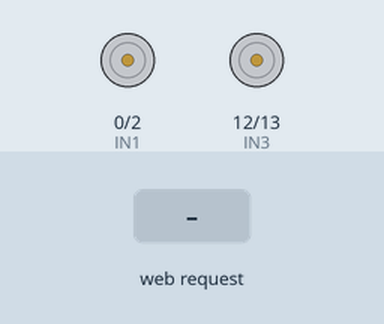
The sketch below on a simulated ESP8266 (NodeMCU). Shown: motor-driver pin pairs drawn as motors (green arrow = first pin HIGH = forward, orange = second pin HIGH = backward, longer = more drive, scaled by the enable pin). The test bench sets the inputs (shaded band). WiFi joins after 1.5 s; servers stay silent unless stated; what the sketch prints to the serial monitor is not drawn.

Above: at 2.7 s.
2.8 s: HTTP request GET /w received
At 4.6 s:
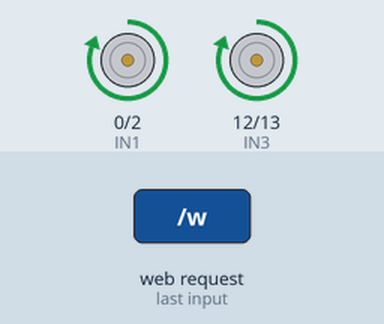
5.8 s: HTTP request GET /s received
At 7.2 s:
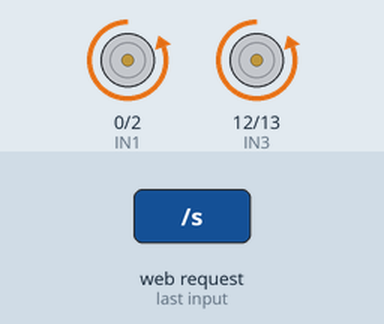
8.8 s: HTTP request GET /a received
At 10.6 s:
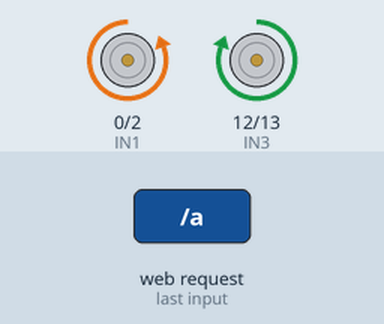
11.8 s: HTTP request GET /d received
At 13.6 s:
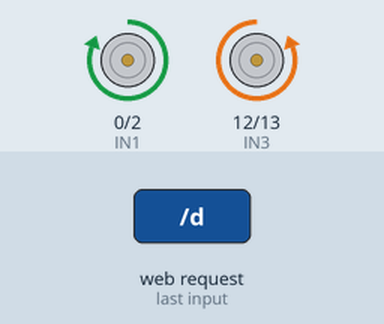
Timing chart, 0 to 15.3 s (numbered marks = the images above; inputs shaded):
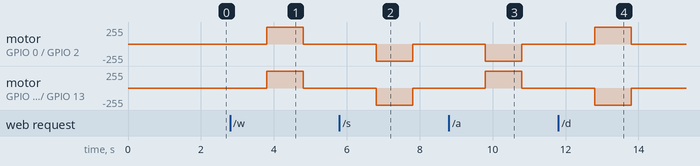

The sketch:

car.ino
```cpp
#include <ESP8266WiFi.h>

const char* ssid = "Honor 10";
const char* password = "password";

WiFiServer server(80);

int ENA = 4;
int ENB = 14;
int IN1 = 0;
int IN2 = 2;
int IN3 = 12;
int IN4 = 13;

void setup() {
  Serial.begin(9600);
  delay(10);

  pinMode(ENA, OUTPUT);
  pinMode(ENB, OUTPUT);
  pinMode(IN1, OUTPUT);
  pinMode(IN2, OUTPUT);
  pinMode(IN3, OUTPUT);
  pinMode(IN4, OUTPUT);

  Serial.println();
  Serial.println();
  Serial.print("Connecting to ");
  Serial.println(ssid);

  WiFi.begin(ssid, password);

  while (WiFi.status() != WL_CONNECTED) {
    delay(500);
    Serial.print(".");
  }

  Serial.println("");
  Serial.println("WiFi connected");

  server.begin();
  Serial.println("Server started");

  Serial.print("Use this URL to connect: ");
  Serial.print("http://");
  Serial.print(WiFi.localIP());
  Serial.println("/");

}

void left() {

  digitalWrite(ENA, HIGH);
  digitalWrite(ENB, HIGH);
  digitalWrite(IN1, LOW);
  digitalWrite(IN3, HIGH);
  digitalWrite(IN2, HIGH);
  digitalWrite(IN4, LOW);

  delay(1000);

  digitalWrite(IN1, LOW);
  digitalWrite(IN2, LOW);
  digitalWrite(IN3, LOW);
  digitalWrite(IN4, LOW);

}

void back() {

  digitalWrite(ENA, HIGH);
  digitalWrite(ENB, HIGH);
  digitalWrite(IN1, LOW);
  digitalWrite(IN3, LOW);
  digitalWrite(IN2, HIGH);
  digitalWrite(IN4, HIGH);

  delay(1000);

  digitalWrite(IN1, LOW);
  digitalWrite(IN2, LOW);
  digitalWrite(IN3, LOW);
  digitalWrite(IN4, LOW);

}

void forward() {

  digitalWrite(ENA, HIGH);
  digitalWrite(ENB, HIGH);
  digitalWrite(IN1, HIGH);
  digitalWrite(IN3, HIGH);
  digitalWrite(IN2, LOW);
  digitalWrite(IN4, LOW);

  delay(1000);

  digitalWrite(IN1, LOW);
  digitalWrite(IN2, LOW);
  digitalWrite(IN3, LOW);
  digitalWrite(IN4, LOW);

}

void right() {

  digitalWrite(ENA, HIGH);
  digitalWrite(ENB, HIGH);
  digitalWrite(IN1, HIGH);
  digitalWrite(IN3, LOW);
  digitalWrite(IN2, LOW);
  digitalWrite(IN4, HIGH);

  delay(1000);

  digitalWrite(IN1, LOW);
  digitalWrite(IN2, LOW);
  digitalWrite(IN3, LOW);
  digitalWrite(IN4, LOW);

}

void loop() {
 WiFiClient client = server.available();
 if (!client) {
  return;
 }

 Serial.println("new client");
 while(!client.available()){
  delay(1);
 }

 String request = client.readStringUntil('r');
 Serial.println(request);
 client.flush();

 if (request.indexOf("/w") != -1) {
    forward();
 }

 if (request.indexOf("/s") != -1) {
    back();
 }

 if (request.indexOf("/a") != -1) {
    left();
 }

 if (request.indexOf("/d") != -1) {
    right();
 }

 client.println("HTTP/1.1 200 OK");
 client.println("Content-Type: text/html");
 client.println("");
 client.println("<!DOCTYPE HTML>");
 client.println("<html>");
 client.println("<br><br>");
 client.println("<a href=\"/w\"\"><button>Forward</button></a>");
 client.println("<a href=\"/s\"\"><button>Back</button></a><br />");
 client.println("<a href=\"/a\"\"><button>Left</button></a><br />");
 client.println("<a href=\"/d\"\"><button>Right</button></a><br />");
 client.println("</html>");

 delay(1);
 Serial.println("Client disonnected");
 Serial.println("");
}
```

Measured:
- after the input at 2.8 s, motor on GPIO 0 (IN1) / GPIO 2 (IN2), motor on GPIO 12 (IN3) / GPIO 13 (IN4): stopped → forward 255/255 after 1.0 s, → stopped 1.0 s later
- after the input at 5.8 s, motor on GPIO 0 (IN1) / GPIO 2 (IN2), motor on GPIO 12 (IN3) / GPIO 13 (IN4): stopped → backward 255/255 after 1.0 s, → stopped 1.0 s later
- after the input at 8.8 s, motor on GPIO 0 (IN1) / GPIO 2 (IN2): stopped → backward 255/255 after 1.0 s, → stopped 1.0 s later; motor on GPIO 12 (IN3) / GPIO 13 (IN4): stopped → forward 255/255 after 1.0 s, → stopped 1.0 s later
- after the input at 11.8 s, motor on GPIO 0 (IN1) / GPIO 2 (IN2): stopped → forward 255/255 after 1.0 s, → stopped 1.0 s later; motor on GPIO 12 (IN3) / GPIO 13 (IN4): stopped → backward 255/255 after 1.0 s, → stopped 1.0 s later
